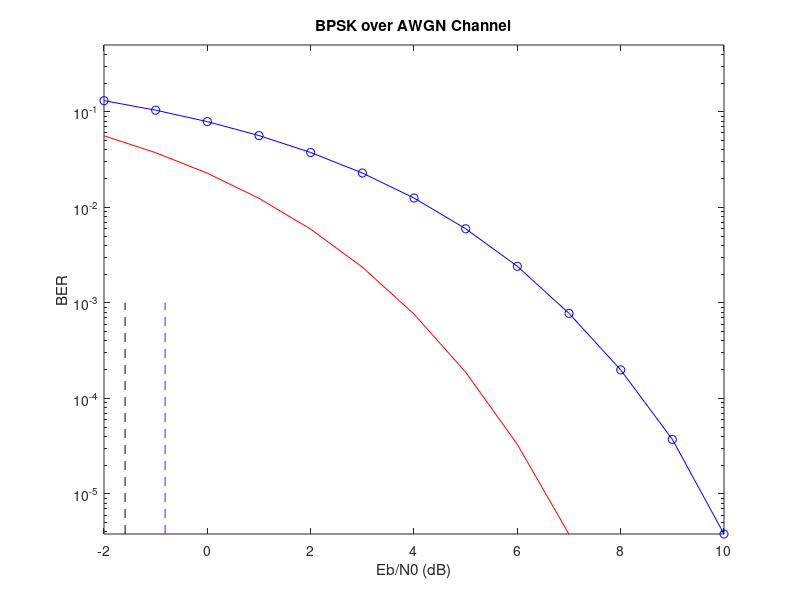

Write the MATLAB code that produced this figure. (Note: this script raises an error after producing the figure.)
% Nikola Janjusevic
% Boiler Plate Wireless Channel
% BPSK, AWGN monte-carlo simulation
% plots BER vs. Eb/No with shannon theoretical blah
close all

M = 2; % constellation order
num_run = 10; % number of runs
num_sym = 5e5; % number of symbols
snr_vec = -2:10; % SNR points
ber_vec = zeros(size(snr_vec)); % bit error rate vector

% SIMULATION
for ii=1:num_run
  % generate new data each run
  x = randi([0,1],num_sym,1);
  tx = -2*x+1;
  v = sqrt(1/2)*(randn(num_sym,1)+1j*randn(num_sym,1)); % cplx rnd noise
  
  % performs experiment at each SNR
  for jj=1:length(snr_vec)
    rx = tx + 10^(-snr_vec(jj)/20)*v;
    y  = real(rx)<0;
    ber_vec(jj) = ber_vec(jj) + sum( abs( y-x ) )/num_sym;
  end
end
ber_vec = ber_vec/num_run;

% shannon theoretical ber
rate = 1/2;
ebno = snr_vec - 10*log10(log2(M));
ber_theory_coded = qfunc(sqrt(2*10.^(ebno/10)/rate));

% shannon limit
abs_limit = 10*log10( log(2) );
coded_limit = 10*log10( (2^rate -1)/rate);

% plotting
figure
% bers
semilogy(ebno, ber_vec, '-bo', ebno, ber_theory_coded, 'r')
% limits
ymin = min(ber_vec(ber_vec~=0));
line([abs_limit abs_limit], [ymin 1e-3], ...
    'color', 'black', 'linestyle', '--')
line([coded_limit coded_limit], [ymin 1e-3], ...
    'color', [0.5 0 1], 'linestyle', '--')
title('BPSK over AWGN Channel')
xlim([ebno(1) ebno(end)])
ylim([ymin .5])
xlabel('Eb/N0 (dB)')
ylabel('BER')
%ylim([1e-5 1e-1])
legend('simulation, rate: 1','theory, rate: '+string(rate), ...
    'abs. Shannon limit', 'Shannon limit, rate: '+string(rate))
grid on